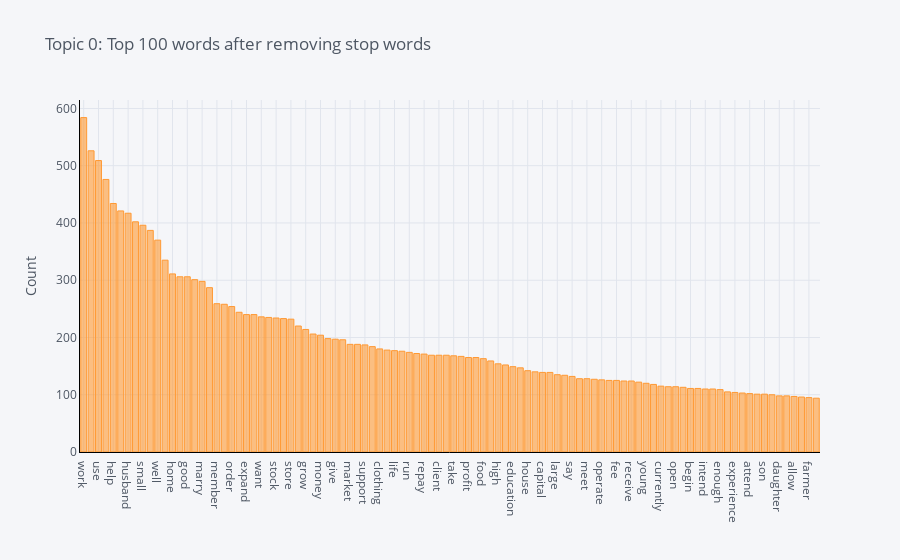

Notebook cell for this chart:
### Code cell
plot_model(lsi)

### Figure 1 — Plotly figure (JSON) as saved in the notebook; plotly's stock layout.template omitted (floating-point values rounded to 4 significant figures)
{"data": [{"marker": {"color": "rgba(255, 153, 51, 0.6)", "line": {"color": "rgba(255, 153, 51, 1.0)", "width": 1}}, "name": "count", "orientation": "v", "text": "", "type": "bar", "x": ["work", "family", "use", "start", "help", "group", "husband", "live", "small", "product", "well", "increase", "home", "customer", "good", "community", "marry", "need", "member", "request", "order", "hope", "expand", "new", "want", "time", "stock", "pay", "store", "provide", "grow", "go", "money", "get", "give", "improve", "market", "hard", "support", "sale", "clothing", "ago", "life", "entrepreneur", "run", "mother", "repay", "shop", "client", "first", "take", "clothe", "profit", "plan", "food", "area", "high", "continue", "education", "service", "house", "item", "capital", "invest", "large", "demand", "say", "day", "meet", "local", "operate", "offer", "fee", "month", "receive", "wife", "young", "supply", "currently", "age", "open", "keep", "begin", "still", "intend", "earn", "enough", "save", "experience", "milk", "attend", "second", "son", "farm", "daughter", "merchandise", "allow", "primary", "farmer", "due"], "y": [584, 526, 509, 476, 434, 421, 417, 402, 396, 387, 370, 335, 311, 306, 306, 301, 298, 287, 259, 258, 254, 244, 240, 240, 236, 235, 234, 233, 232, 220, 214, 206, 204, 198, 197, 196, 188, 188, 187, 184, 180, 178, 177, 176, 174, 172, 171, 169, 169, 169, 168, 167, 165, 165, 163, 159, 154, 152, 149, 147, 142, 140, 139, 139, 135, 134, 132, 128, 128, 127, 126, 125, 125, 124, 124, 122, 120, 118, 115, 114, 114, 113, 111, 111, 110, 110, 109, 105, 104, 103, 102, 101, 101, 100, 98, 98, 97, 96, 95, 94]}], "layout": {"autosize": true, "legend": {"bgcolor": "#F5F6F9", "font": {"color": "#4D5663"}}, "paper_bgcolor": "#F5F6F9", "plot_bgcolor": "#F5F6F9", "title": {"font": {"color": "#4D5663"}, "text": "Topic 0: Top 100 words after removing stop words"}, "xaxis": {"autorange": true, "gridcolor": "#E1E5ED", "linecolor": "black", "range": [-0.5, 99.5], "showgrid": true, "tickfont": {"color": "#4D5663"}, "title": {"font": {"color": "#4D5663"}, "text": ""}, "type": "category", "zerolinecolor": "#E1E5ED"}, "yaxis": {"autorange": true, "gridcolor": "#E1E5ED", "linecolor": "black", "range": [0, 614.7], "showgrid": true, "tickfont": {"color": "#4D5663"}, "title": {"font": {"color": "#4D5663"}, "text": "Count"}, "type": "linear", "zerolinecolor": "#E1E5ED"}}}
